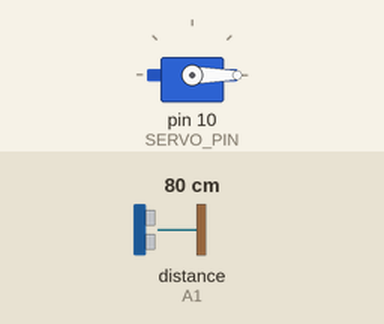
Simulated run of this sketch. Board: Arduino Uno, built with avr-gcc and run on an emulated ATmega328P. Shown: servo. The test bench sets the inputs (shaded band); at power-on: distance to the obstacle (sensor on A1) 80 cm. The echo pulse lasts 58.3 µs per cm; what the sketch prints to the serial monitor is not drawn.

Above: at 2.2 s.
2.3 s: distance to the obstacle (sensor on A1) set to 11 cm
5.3 s: distance to the obstacle (sensor on A1) set to 8 cm
At 6.9 s:
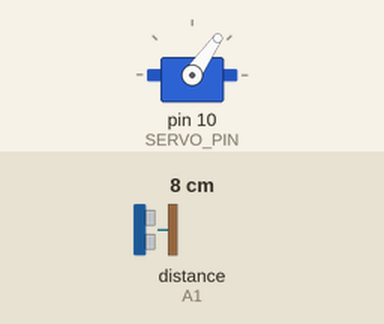
7.4 s: distance to the obstacle (sensor on A1) set to 18 cm
At 9.07 s:
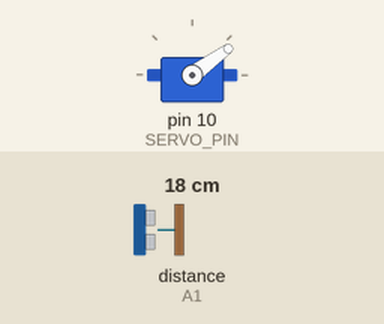
10.4 s: distance to the obstacle (sensor on A1) set to 2 cm
At 10.56 s:
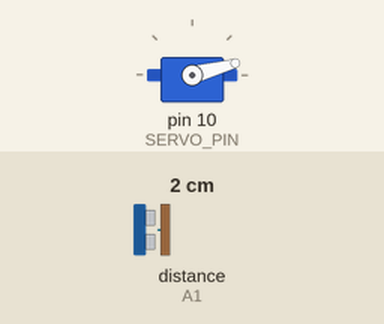
Timing chart, 0 to 13.4 s (numbered marks = the images above; inputs shaded):
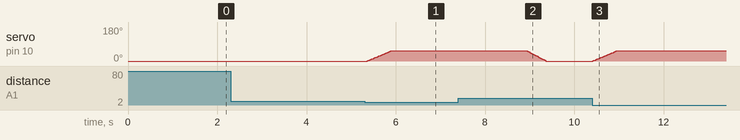

Measured:
- the behaviour switches between 10 and 9 cm on distance to the obstacle (sensor on A1) (found by bisection; images 0 and 1)
- after the input at 2.3 s, every drawn part: stays the same
- after the input at 5.3 s, servo on pin 10 (SERVO_PIN): moves from 0° to 55° over 0.54 s, starting after 0.06 s
- after the input at 7.4 s, servo on pin 10 (SERVO_PIN): goes on until 9.4 s, then stays 0°
- after the input at 10.4 s, servo on pin 10 (SERVO_PIN): moves from 0° to 55° over 0.54 s, starting at once

The sketch:

program.ino
```cpp
#include <Servo.h>
#include <NewPing.h>

// --- Konfigurasi pin ---
#define TRIG_PIN A0
#define ECHO_PIN A1
#define SERVO_PIN 10
#define MAX_DISTANCE 30
#define BUKA_JARAK 10
#define WAKTU_TUTUP 3000

// --- Pengaturan kecepatan servo ---
#define KECEPATAN_BUKA 10
#define KECEPATAN_TUTUP 8

// --- Sudut servo ---
#define SUDUT_TERTUTUP 0
#define SUDUT_TERBUKA 55

Servo tutup;
NewPing sonar(TRIG_PIN, ECHO_PIN, MAX_DISTANCE);

void setup() {
  Serial.begin(9600);
  tutup.attach(SERVO_PIN);
  tutup.write(SUDUT_TERTUTUP);
  delay(1000);
  Serial.println("=== TEMPAT SAMPAH OTOMATIS AKTIF ===");
}

void loop() {
  delay(50);
  unsigned int jarak = sonar.ping_cm();

  Serial.print("Jarak: ");
  Serial.print(jarak);
  Serial.println(" cm");

  if (jarak > 0 && jarak < BUKA_JARAK) {
    Serial.println("🖐 Tangan terdeteksi! Membuka tutup...");
    bukaPelan();
    delay(WAKTU_TUTUP);
    Serial.println("Menutup kembali...");
    tutupPelan();
  }
}

void bukaPelan() {
  for (int pos = SUDUT_TERTUTUP; pos <= SUDUT_TERBUKA; pos++) {
    tutup.write(pos);
    delay(KECEPATAN_BUKA);
  }
}

void tutupPelan() {
  for (int pos = SUDUT_TERBUKA; pos >= SUDUT_TERTUTUP; pos--) {
    tutup.write(pos);
    delay(KECEPATAN_TUTUP);
  }
}
```
